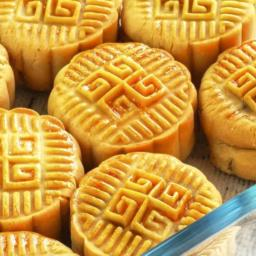
#> input picture dataset/img_256/01.jpg, 256 x 256 px; its folder holds 4 pictures in this run
$ jupyter execute partC_lumi_1106.ipynb
#> lines starting #> are read from the running program, lines starting #| are printed output that depends on the picture
[cell 1]
import cv2 as cv
import matplotlib.pyplot as plt
import numpy as np
import os
from skimage.feature import hog
from scipy.spatial import distance

[cell 2]
def siftCompare(target, test, filter = True, show_img = True, contrastThreshold = 0.04, edgeThreshold = 10):

    # Testing if it will work better with gaussian filters
    if(filter):
        target = cv.GaussianBlur(target, (5,5), 0)
        test = cv.GaussianBlur(test, (5,5), 0)

    sift = cv.SIFT_create(edgeThreshold=edgeThreshold, contrastThreshold=contrastThreshold)

    kp1, des1 = sift.detectAndCompute(target, None)
    kp2, des2 = sift.detectAndCompute(test, None)

    bf = cv.BFMatcher()
    matches = bf.knnMatch(des1, des2, k=2)

    good_matches = []
    for m, n in matches:
        if m.distance < 0.75 * n.distance:
            good_matches.append(m)

    # [9 lines of commented-out code are left out]

    match_image = cv.drawMatches(target, kp1, test, kp2, good_matches, None, flags=2)

    score = len(good_matches) / min(len(kp1), len(kp2)) * 100

    if(show_img):
        print(score)
        plt.imshow(match_image, cmap = 'gray')
        plt.show()

    return score, match_image

[cell 3]
def histCompare(image1, image2):

    hsv1 = cv.cvtColor(image1, cv.COLOR_BGR2HSV)
    hsv2 = cv.cvtColor(image2, cv.COLOR_BGR2HSV)
    hist1_h = cv.calcHist([hsv1], [0], None, [180], [0, 180])
    hist1_s = cv.calcHist([hsv1], [1], None, [256], [0, 256])
    hist1_v = cv.calcHist([hsv1], [2], None, [256], [0, 256])
    hist2_h = cv.calcHist([hsv2], [0], None, [180], [0, 180])
    hist2_s = cv.calcHist([hsv2], [1], None, [256], [0, 256])
    hist2_v = cv.calcHist([hsv2], [2], None, [256], [0, 256])

    hist1_h = cv.normalize(hist1_h, hist1_h, 0, 1, cv.NORM_MINMAX)
    hist1_s = cv.normalize(hist1_s, hist1_s, 0, 1, cv.NORM_MINMAX)
    hist1_v = cv.normalize(hist1_v, hist1_v, 0, 1, cv.NORM_MINMAX)
    hist2_h = cv.normalize(hist2_h, hist2_h, 0, 1, cv.NORM_MINMAX)
    hist2_s = cv.normalize(hist2_s, hist2_s, 0, 1, cv.NORM_MINMAX)
    hist2_v = cv.normalize(hist2_v, hist2_v, 0, 1, cv.NORM_MINMAX)

    bd_h = cv.compareHist(hist1_h, hist2_h, cv.HISTCMP_BHATTACHARYYA)
    bd_s = cv.compareHist(hist1_s, hist2_s, cv.HISTCMP_BHATTACHARYYA)
    bd_v = cv.compareHist(hist1_v, hist2_v, cv.HISTCMP_BHATTACHARYYA)

    weight_h = 1.0
    weight_s = 1.0
    weight_v = 1.0

    overall_similarity = (weight_h * (1 - bd_h) + weight_s * (1 - bd_s) + weight_v * (1 - bd_v)) / (weight_h + weight_s + weight_v)

    return overall_similarity * 100

[cell 4]
def hogCompare(image1, image2, size = 12):
    pixel_size = (size, size)
    fd1, hog_image1 = hog(image1, orientations=8, pixels_per_cell= pixel_size,
                        cells_per_block=(1, 1), visualize=True, channel_axis=-1)
    fd2, hog_image2 = hog(image2, orientations=8, pixels_per_cell= pixel_size,
                        cells_per_block=(1, 1), visualize=True, channel_axis=-1)
    score = distance.correlation(fd1, fd2)

    return score

[cell 5]
filenames = os.listdir("./dataset/img_256")
filenames.sort()

for file1 in filenames:
    target = cv.imread('./dataset/img_256/' + file1, cv.IMREAD_COLOR)
#> target is the input picture: shape (256, 256, 3); mean B, G, R 64.1, 152.5, 202.7
    target_gray = cv.cvtColor(target, cv.COLOR_BGR2GRAY)
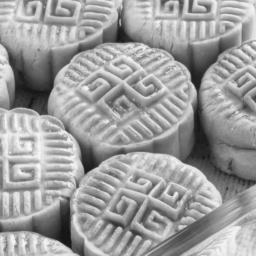
#> target_gray: shape (256, 256); min 15, max 252, mean 157.4
    for file2 in filenames:
        if file1 == file2:
            continue

        test = cv.imread('./dataset/img_256/' + file2, cv.IMREAD_COLOR)
        test_gray = cv.cvtColor(test, cv.COLOR_BGR2GRAY)
        # print("=======")
        # print("Comaring with " + file1 + " with " + file2 + " ...")

        sift_score, out_img = siftCompare(target_gray, test_gray, show_img=False, contrastThreshold=0.04, edgeThreshold=10)
        # print("SIFT score: " + str(sift_score))

        hist_score = histCompare(target, test)
        # print("Histogram score: " + str(hist_score))

        hog_score = hogCompare(target, test)
        # print("HOG score: " + str(hog_score))

        if sift_score > 8 and hist_score > 60:
            if hist_score > 80:
                print(file1 + " " + file2 + " are the " + "Same picture!")
            else:
                print(file1 + " and " + file2 + " are similar!")

            plt.imshow(out_img, cmap = 'gray')
            plt.show()
        elif 0.3 < hog_score < 0.5:
            print(file1 + " and " + file2 + " are similar!")
            plt.imshow(out_img, cmap = 'gray')
            plt.show()
#> pass 2 of the loop `for file1 in filenames:`:
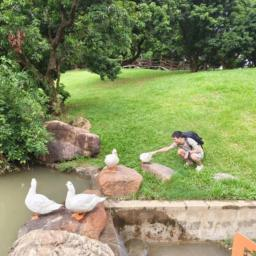
#> input picture dataset/img_256/02.jpg, 256 x 256 px
#> target is the input picture: shape (256, 256, 3); mean B, G, R 98.1, 143.7, 135.1
#> target: shape (256, 256)
#> in siftCompare (call 4), `test = cv.GaussianBlur(test, (5,5), 0)`:
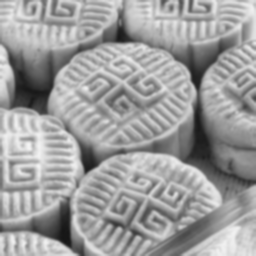
#> test: shape (256, 256); min 22, max 244, mean 157.5
#> kp1 = 647 keypoints; strongest (x, y, size): (76, 81, 19.1), (200, 142, 4.5), (111, 158, 8.1), (191, 141, 4.1)
#> kp2 = 776 keypoints; strongest (x, y, size): (32, 91, 27.5), (89, 160, 13.5), (121, 34, 13.9), (60, 228, 19.1)
#> matches = 647 matches
#> after the loop in siftCompare (call 4), `for m, n in matches:`: good_matches = 4 matches
#> in siftCompare (call 4), `match_image = cv.drawMatches(target, kp1, test, kp2, good_matches, Non..`:
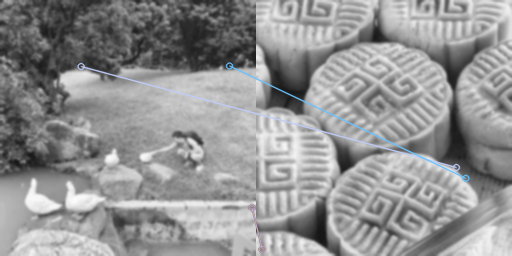
#> match_image: shape (256, 512, 3); mean of channels 0, 1, 2 147.4, 147, 146.7; drawn as B, G, R
#> in siftCompare (call 4), `score = len(good_matches) / min(len(kp1), len(kp2)) * 100`: score = 0.618
#> hsv1: shape (256, 256, 3); mean H, S, V 35.6, 92.2, 150.6
#> hsv2: shape (256, 256, 3); mean H, S, V 21.9, 182, 205.1
#> hist_score = 42.43
#> hog_score = 0.871
#> pass 3 of the loop `for file1 in filenames:`:
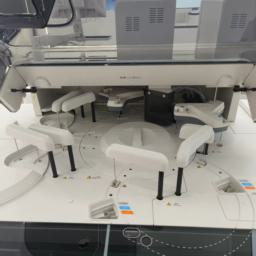
#> input picture dataset/img_256/03.jpg, 256 x 256 px
#> target is the input picture: shape (256, 256, 3); mean B, G, R 130.4, 136.3, 138.3
#> in siftCompare (call 7), `target = cv.GaussianBlur(target, (5,5), 0)`:
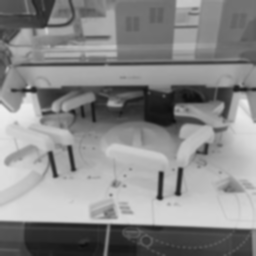
#> target: shape (256, 256); min 15, max 238, mean 136.2
#> kp1 = 230 keypoints; strongest (x, y, size): (178, 192, 4.8), (161, 175, 4.6), (55, 175, 4), (180, 171, 4.6)
#> matches = 230 matches
#> in siftCompare (call 7), `match_image = cv.drawMatches(target, kp1, test, kp2, good_matches, Non..`:
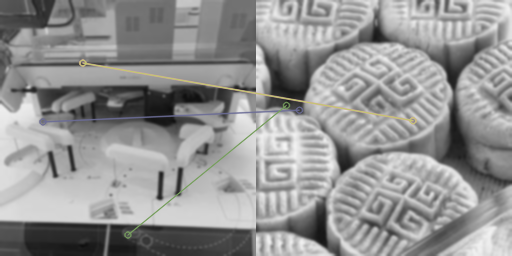
#> match_image: shape (256, 512, 3); mean of channels 0, 1, 2 146.8, 147.1, 147.1; drawn as B, G, R
#> in siftCompare (call 7), `score = len(good_matches) / min(len(kp1), len(kp2)) * 100`: score = 1.74
#> hsv1: shape (256, 256, 3); mean H, S, V 42.1, 20.2, 139.5
#> hist_score = 35.83
#> hog_score = 0.932
#> the loop made 4 passes; the first 3 are shown
